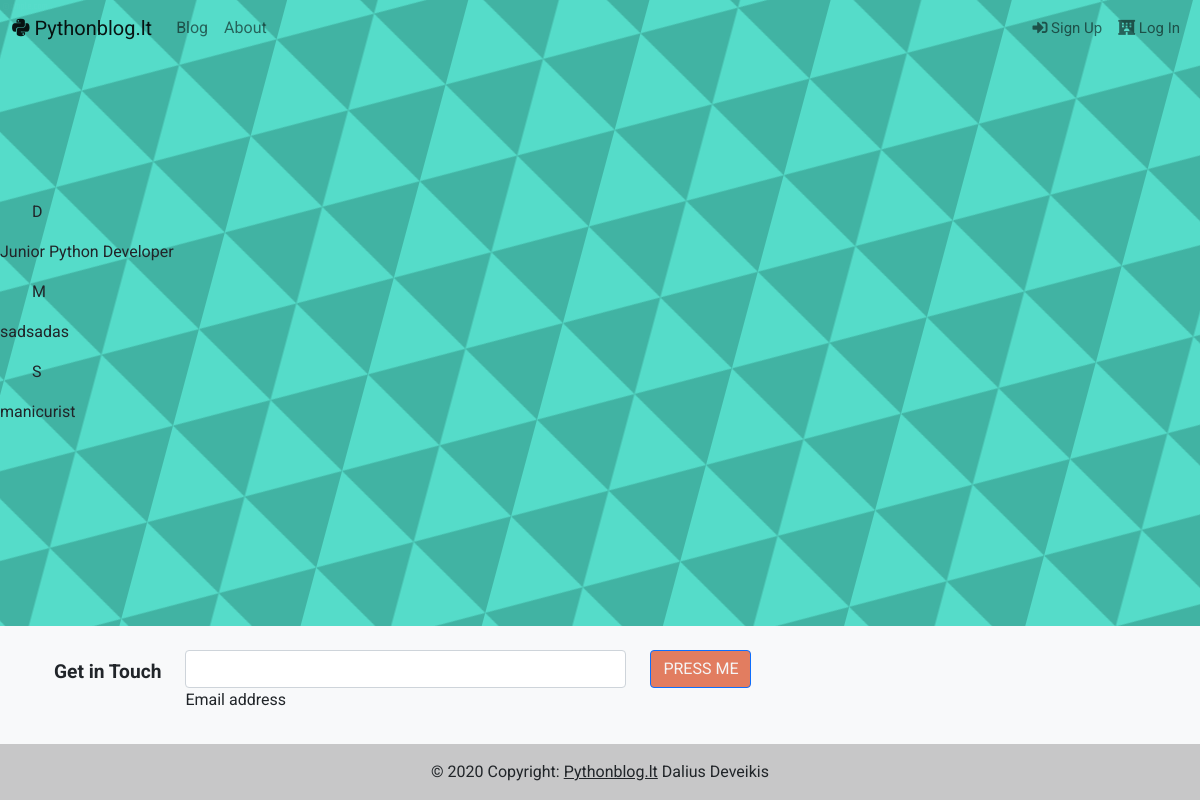
Screenshot of /aboutme/ with the database file from the repository.
### aboutme/models.py (models this page shows, shortened)
class About(models.Model):
    name = models.CharField(max_length=20)
    surname = models.CharField(max_length=30)
    profession = models.CharField(max_length=50)
    description = models.TextField(max_length=500)
    skills = models.TextField(max_length=500)
    image = models.ImageField(upload_to='aboutme/images/', blank=True)
    url = models.URLField(blank=True)

### aboutme/views.py (the view)
# urls.py: path('', views.about, name='about'),
def about(request):
    abouts = About.objects.all()
    return render(request, 'aboutme/about.html', {'abouts': abouts})

### aboutme/templates/aboutme/about.html
{% extends "portfolio/base.html" %}
{% block content %}
    {% load static %}
    <br>
    <br>
    <br>
    <br>
    <br>
    <br>
    {% for about in abouts %}
    <ul>
        {{ about.name|first }}
    </ul>
        <p> {{ about.profession }}</p>
    {% endfor %}
{% endblock %}

### portfolio/static/portfolio/custom.css (style rules this page uses)
body { font-family: 'Roboto', sans-serif; }

### rows the page displays
About: name|first "D", profession "Junior Python Developer"
About: name|first "M", profession "sadsadas"
About: name|first "S", profession "manicurist"
